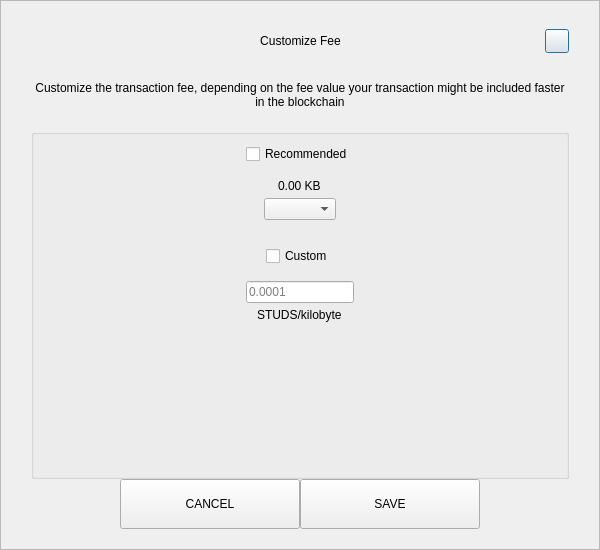
<?xml version="1.0" encoding="UTF-8"?>
<ui version="4.0">
 <class>SendCustomFeeDialog</class>
 <widget class="QDialog" name="SendCustomFeeDialog">
  <property name="geometry">
   <rect>
    <x>0</x>
    <y>0</y>
    <width>600</width>
    <height>550</height>
   </rect>
  </property>
  <property name="windowTitle">
   <string>Form</string>
  </property>
  <layout class="QVBoxLayout" name="verticalLayout_3">
   <property name="spacing">
    <number>0</number>
   </property>
   <property name="leftMargin">
    <number>0</number>
   </property>
   <property name="topMargin">
    <number>0</number>
   </property>
   <property name="rightMargin">
    <number>0</number>
   </property>
   <property name="bottomMargin">
    <number>0</number>
   </property>
   <item>
    <widget class="QFrame" name="frame">
     <property name="styleSheet">
      <string notr="true"/>
     </property>
     <property name="frameShape">
      <enum>QFrame::StyledPanel</enum>
     </property>
     <property name="frameShadow">
      <enum>QFrame::Raised</enum>
     </property>
     <layout class="QVBoxLayout" name="verticalLayout_2">
      <property name="spacing">
       <number>0</number>
      </property>
      <property name="leftMargin">
       <number>30</number>
      </property>
      <property name="topMargin">
       <number>20</number>
      </property>
      <property name="rightMargin">
       <number>30</number>
      </property>
      <property name="bottomMargin">
       <number>20</number>
      </property>
      <item>
       <layout class="QHBoxLayout" name="horizontalLayout_3">
        <property name="spacing">
         <number>0</number>
        </property>
        <item>
         <spacer name="horizontalSpacer_21">
          <property name="orientation">
           <enum>Qt::Horizontal</enum>
          </property>
          <property name="sizeHint" stdset="0">
           <size>
            <width>40</width>
            <height>20</height>
           </size>
          </property>
         </spacer>
        </item>
        <item>
         <widget class="QLabel" name="labelTitle">
          <property name="minimumSize">
           <size>
            <width>0</width>
            <height>40</height>
           </size>
          </property>
          <property name="maximumSize">
           <size>
            <width>16777215</width>
            <height>40</height>
           </size>
          </property>
          <property name="styleSheet">
           <string notr="true">padding-left:24px;</string>
          </property>
          <property name="text">
           <string>Customize Fee</string>
          </property>
          <property name="alignment">
           <set>Qt::AlignCenter</set>
          </property>
          <property name="margin">
           <number>7</number>
          </property>
         </widget>
        </item>
        <item>
         <spacer name="horizontalSpacer">
          <property name="orientation">
           <enum>Qt::Horizontal</enum>
          </property>
          <property name="sizeHint" stdset="0">
           <size>
            <width>40</width>
            <height>20</height>
           </size>
          </property>
         </spacer>
        </item>
        <item>
         <widget class="QPushButton" name="btnEsc">
          <property name="minimumSize">
           <size>
            <width>24</width>
            <height>24</height>
           </size>
          </property>
          <property name="maximumSize">
           <size>
            <width>24</width>
            <height>24</height>
           </size>
          </property>
          <property name="text">
           <string/>
          </property>
         </widget>
        </item>
       </layout>
      </item>
      <item>
       <spacer name="verticalSpacer_2">
        <property name="orientation">
         <enum>Qt::Vertical</enum>
        </property>
        <property name="sizeType">
         <enum>QSizePolicy::Fixed</enum>
        </property>
        <property name="sizeHint" stdset="0">
         <size>
          <width>20</width>
          <height>20</height>
         </size>
        </property>
       </spacer>
      </item>
      <item>
       <widget class="QLabel" name="labelMessage">
        <property name="text">
         <string>Customize the transaction fee, depending on the fee value your transaction might be included faster in the blockchain</string>
        </property>
        <property name="alignment">
         <set>Qt::AlignCenter</set>
        </property>
        <property name="wordWrap">
         <bool>true</bool>
        </property>
       </widget>
      </item>
      <item>
       <spacer name="verticalSpacer_3">
        <property name="orientation">
         <enum>Qt::Vertical</enum>
        </property>
        <property name="sizeType">
         <enum>QSizePolicy::Fixed</enum>
        </property>
        <property name="sizeHint" stdset="0">
         <size>
          <width>20</width>
          <height>20</height>
         </size>
        </property>
       </spacer>
      </item>
      <item>
       <widget class="QGroupBox" name="groupBox">
        <property name="title">
         <string/>
        </property>
        <layout class="QVBoxLayout" name="verticalLayout">
         <property name="leftMargin">
          <number>12</number>
         </property>
         <property name="rightMargin">
          <number>12</number>
         </property>
         <item>
          <layout class="QVBoxLayout" name="verticalLayout_4">
           <property name="spacing">
            <number>5</number>
           </property>
           <item alignment="Qt::AlignHCenter">
            <widget class="QCheckBox" name="checkBoxRecommended">
             <property name="text">
              <string>Recommended</string>
             </property>
            </widget>
           </item>
           <item>
            <spacer name="verticalSpacer_5">
             <property name="orientation">
              <enum>Qt::Vertical</enum>
             </property>
             <property name="sizeType">
              <enum>QSizePolicy::Fixed</enum>
             </property>
             <property name="sizeHint" stdset="0">
              <size>
               <width>20</width>
               <height>10</height>
              </size>
             </property>
            </spacer>
           </item>
           <item alignment="Qt::AlignHCenter">
            <widget class="QLabel" name="labelFee">
             <property name="text">
              <string>0.00 KB</string>
             </property>
            </widget>
           </item>
           <item alignment="Qt::AlignHCenter">
            <widget class="QComboBox" name="comboBoxRecommended"/>
           </item>
          </layout>
         </item>
         <item>
          <spacer name="verticalSpacer">
           <property name="orientation">
            <enum>Qt::Vertical</enum>
           </property>
           <property name="sizeType">
            <enum>QSizePolicy::Fixed</enum>
           </property>
           <property name="sizeHint" stdset="0">
            <size>
             <width>20</width>
             <height>20</height>
            </size>
           </property>
          </spacer>
         </item>
         <item>
          <layout class="QVBoxLayout" name="verticalLayout_5">
           <property name="spacing">
            <number>5</number>
           </property>
           <item alignment="Qt::AlignHCenter">
            <widget class="QCheckBox" name="checkBoxCustom">
             <property name="text">
              <string>Custom</string>
             </property>
            </widget>
           </item>
           <item>
            <spacer name="verticalSpacer_6">
             <property name="orientation">
              <enum>Qt::Vertical</enum>
             </property>
             <property name="sizeType">
              <enum>QSizePolicy::Fixed</enum>
             </property>
             <property name="sizeHint" stdset="0">
              <size>
               <width>20</width>
               <height>10</height>
              </size>
             </property>
            </spacer>
           </item>
           <item alignment="Qt::AlignHCenter">
            <widget class="QLineEdit" name="lineEditCustomFee">
             <property name="placeholderText">
              <string notr="true">0.0001</string>
             </property>
            </widget>
           </item>
           <item alignment="Qt::AlignHCenter">
            <widget class="QLabel" name="labelCustomFee">
             <property name="text">
              <string>STUDS/kilobyte</string>
             </property>
            </widget>
           </item>
          </layout>
         </item>
         <item>
          <spacer name="verticalSpacer_4">
           <property name="orientation">
            <enum>Qt::Vertical</enum>
           </property>
           <property name="sizeHint" stdset="0">
            <size>
             <width>20</width>
             <height>40</height>
            </size>
           </property>
          </spacer>
         </item>
        </layout>
       </widget>
      </item>
      <item>
       <layout class="QHBoxLayout" name="horizontalLayout" stretch="1,2,2,1">
        <item>
         <spacer name="horizontalSpacer1">
          <property name="orientation">
           <enum>Qt::Horizontal</enum>
          </property>
          <property name="sizeHint" stdset="0">
           <size>
            <width>40</width>
            <height>20</height>
           </size>
          </property>
         </spacer>
        </item>
        <item>
         <widget class="QPushButton" name="btnCancel">
          <property name="minimumSize">
           <size>
            <width>180</width>
            <height>50</height>
           </size>
          </property>
          <property name="focusPolicy">
           <enum>Qt::NoFocus</enum>
          </property>
          <property name="text">
           <string>CANCEL</string>
          </property>
         </widget>
        </item>
        <item>
         <widget class="QPushButton" name="btnSave">
          <property name="minimumSize">
           <size>
            <width>180</width>
            <height>50</height>
           </size>
          </property>
          <property name="focusPolicy">
           <enum>Qt::NoFocus</enum>
          </property>
          <property name="text">
           <string>SAVE</string>
          </property>
         </widget>
        </item>
        <item>
         <spacer name="horizontalSpacer_2">
          <property name="orientation">
           <enum>Qt::Horizontal</enum>
          </property>
          <property name="sizeHint" stdset="0">
           <size>
            <width>40</width>
            <height>20</height>
           </size>
          </property>
         </spacer>
        </item>
       </layout>
      </item>
     </layout>
    </widget>
   </item>
  </layout>
 </widget>
 <resources/>
 <connections/>
</ui>
